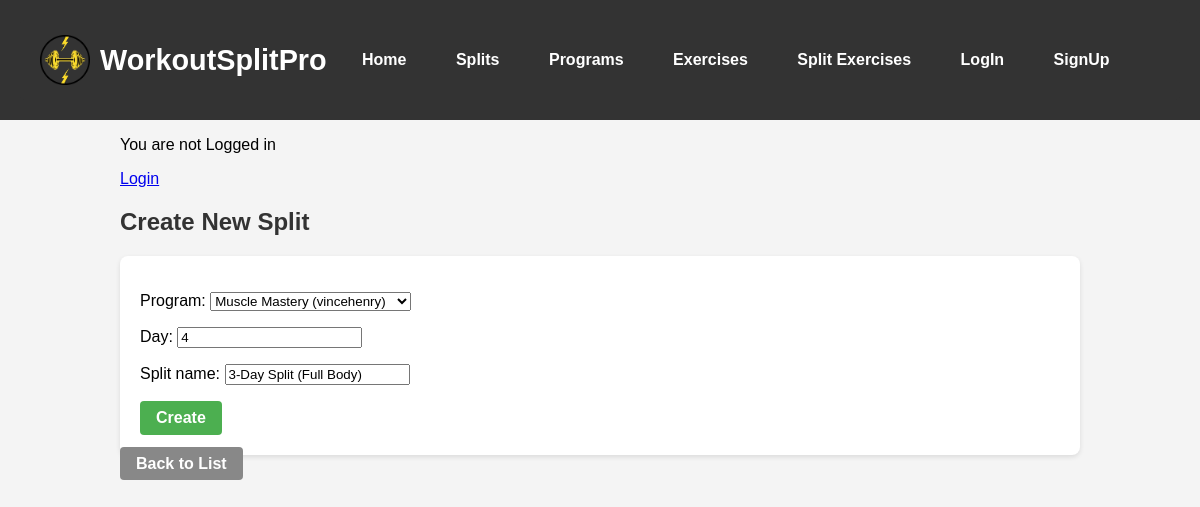
The page /split/3/edit/ on the database its author committed.
### app/models.py (models this page shows, shortened)
class Split(models.Model):
    program = models.ForeignKey(Program, on_delete=models.CASCADE)
    day = models.IntegerField()
    split_name = models.CharField(max_length=100)

### app/views.py (the view)
# urls.py: path('split/<int:pk>/edit/', split_update, name='split_update'),
def split_update(request, pk):
    split = get_object_or_404(Split, pk=pk)
    if request.method == "POST":
        form = SplitForm(request.POST, instance=split)
        if form.is_valid():
            form.save()
            return redirect('split_list')
    else:
        form = SplitForm(instance=split)
    return render(request, 'app/split_form.html', {'form': form})

### app/forms.py
class SplitForm(forms.ModelForm):
    class Meta:
        model = Split
        fields = ['program', 'day', 'split_name']

### app/models.py (called while the page is built)
    def __str__(self):
        return f"{self.program_name} ({self.user.username})"

### app/templates/app/split_form.html (shortened to what this page needs)
{% extends 'app/base.html' %}
{% block content %}
<h2>{% if split %}Edit{% else %}Create New{% endif %} Split</h2>
<form method="post">
    {{ form.as_p }}
    <button type="submit" class="btn btn-success">
        {% if split %}Update{% else %}Create{% endif %}
    </button>
</form>
<a href="{% url 'split_list' %}" class="btn btn-secondary mt-3">Back to List</a>
{% endblock %}

### static/css/navbar.css (style rules this page uses)
body { margin: 0; padding: 0; padding-top: 80px; }

### static/css/form.css (style rules this page uses)
body { font-family: Arial, sans-serif; background-color: #f4f4f4; margin: 0; padding: 0; }
h2 { color: #333; font-size: 24px; }
form { background-color: #fff; padding: 20px; border-radius: 8px; box-shadow: 0 2px 5px rgba(0, 0, 0, 0.1); }
form button { background-color: #4CAF50; color: white; padding: 10px 15px; border: none; border-radius: 4px; cursor: pointer; font-size: 16px; }
.btn { text-decoration: none; padding: 8px 16px; color: white; background-color: #4CAF50; border-radius: 4px; font-weight: bold; text-align: center; }
.btn-secondary { background-color: #888; }

### static/css/login.css (style rules this page uses)
body { font-family: Arial, sans-serif; background-color: #f4f4f4; margin: 0; padding: 0; }
h2 { color: #333; font-size: 24px; }
form { background-color: #fff; padding: 20px; border-radius: 8px; box-shadow: 0 2px 5px rgba(0, 0, 0, 0.1); }
form button { background-color: #4CAF50; color: white; padding: 10px 15px; border: none; border-radius: 4px; cursor: pointer; font-size: 16px; }
.btn { text-decoration: none; padding: 8px 16px; color: white; background-color: #4CAF50; border-radius: 4px; font-weight: bold; text-align: center; }
.btn-secondary { background-color: #888; }

### rows shown on the page
Split: program "Muscle Mastery (vincehenry)", day "4", split_name "3-Day Split (Full Body)"
